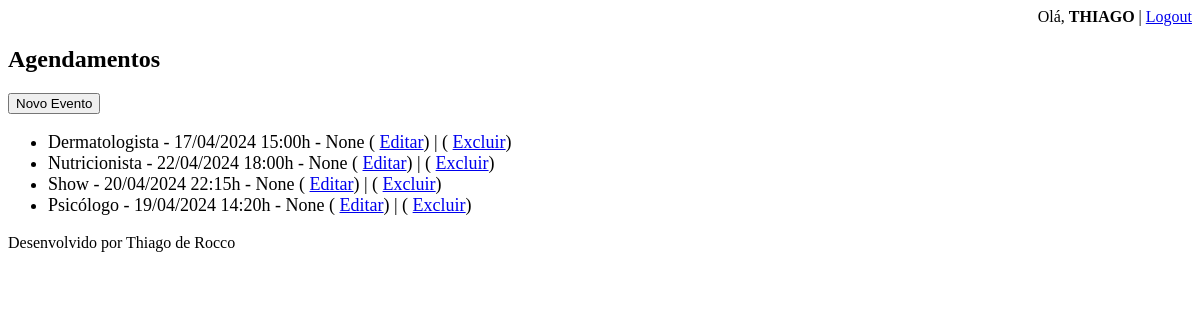
Before: /agenda/ (signed in) with the older database file.
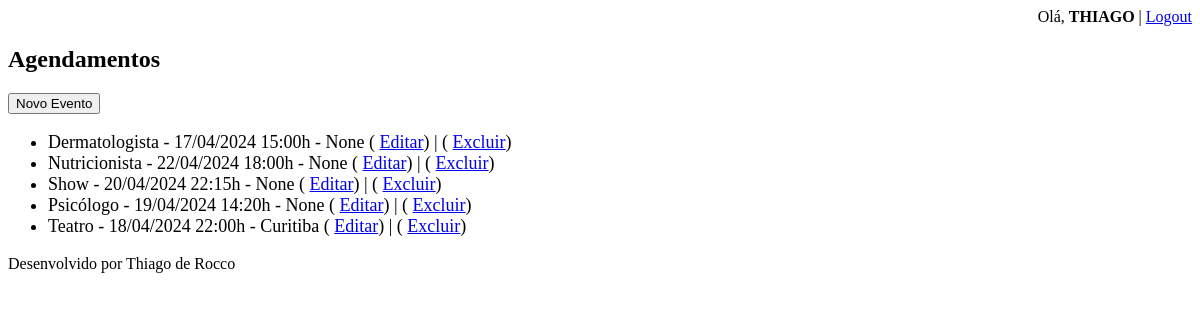
After: the same page with the newer database file.
### core/models.py (models this page shows, shortened)
class Evento(models.Model):
    titulo = models.CharField(max_length=100)
    descricao = models.TextField(blank=True, null=True)
    local = models.CharField(max_length=100, blank=True, null=True)
    data_evento = models.DateTimeField(verbose_name='Data do Evento')
    data_criacao = models.DateTimeField(auto_now=True)
    usuario = models.ForeignKey(User, on_delete=models.CASCADE)
    class Meta:
        db_table = 'evento'
    def get_data_evento(self):
        return self.data_evento.strftime('%d/%m/%Y %H:%Mh')

### core/views.py (the view)
# urls.py: path('agenda/', views.lista_eventos),
@login_required(login_url='/login/')
def lista_eventos(request):
    usuario = request.user
    evento = Evento.objects.filter(usuario=usuario)
    dados = {'eventos': evento,'usuario':usuario}
    return render(request, 'agenda.html', dados)

### templates/agenda.html
{% extends "model-page.html" %}
{% block content %}
    <h2>Agendamentos</h2>
    <a href="evento/">
        <button type="button">Novo Evento</button>
    </a>
    <ul style="font-size: 18px;">
        {% for evento in eventos %}
            <li>{{ evento.titulo }} - {{ evento.get_data_evento }} - {{ evento.local }}
                ( <a href="evento/?id={{ evento.id }}">Editar</a>) |
                ( <a href="evento/delete/{{ evento.id }}">Excluir</a>)
            </li>
        {% endfor %}
    </ul>
{% endblock %}

Changed rows visible on the page:
added Evento: titulo "Teatro", get_data_evento "18/04/2024 22:00h", local "Curitiba"
